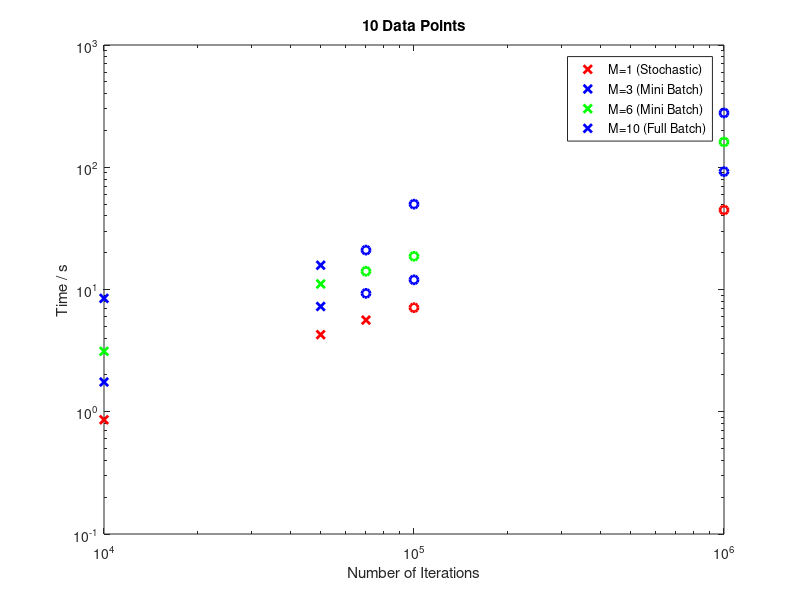
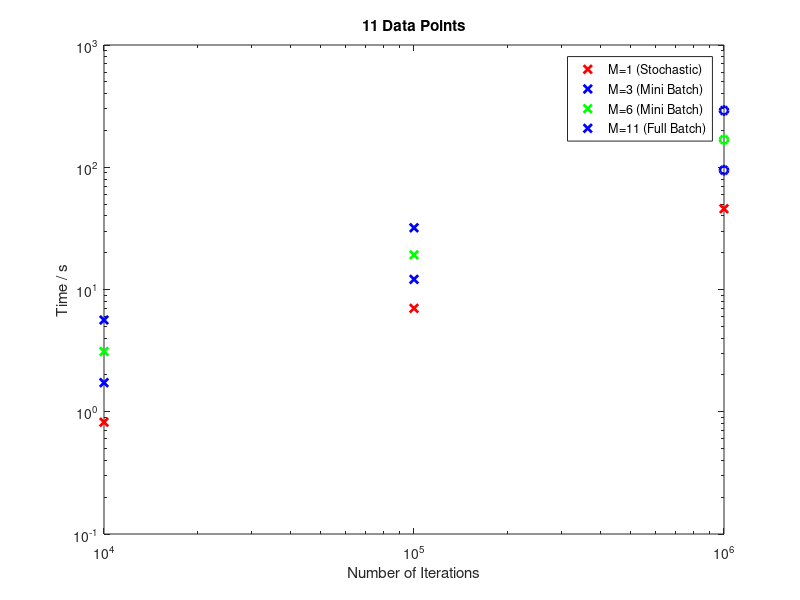

Write the MATLAB code that produced these figures, in order.
% Plot time taken to train versus number of iterations performed,
% indicating whether or not the solution is 'acceptable'.


% Numbers of iterations.
N1 = 1e4;
N2 = 5e4;
N3 = 7e4;
N4 = 1e5;
N5 = 1e6;



%% 10 DATA POINTS:

figure
loglog(N1, 0.86, 'rx', 'linewidth', 2)
hold on
loglog(N1, 1.75, 'bx', 'linewidth', 2)
loglog(N1, 3.12, 'gx', 'linewidth', 2)
loglog(N1, 8.46, 'bx', 'linewidth', 2)

loglog(N2, 4.27, 'rx', 'linewidth', 2)
loglog(N2, 7.26, 'bx', 'linewidth', 2)
loglog(N2, 11.1, 'gx', 'linewidth', 2)
loglog(N2, 15.8, 'bx', 'linewidth', 2)

loglog(N3, 5.62, 'rx', 'linewidth', 2)
loglog(N3, 9.30, 'bo', 'linewidth', 2)
loglog(N3, 14.1, 'go', 'linewidth', 2)
loglog(N3, 21.0, 'bo', 'linewidth', 2)

loglog(N4, 7.10, 'ro', 'linewidth', 2)
loglog(N4, 12.0, 'bo', 'linewidth', 2)
loglog(N4, 18.7, 'go', 'linewidth', 2)
loglog(N4, 49.9, 'bo', 'linewidth', 2)

loglog(N5, 44.7, 'ro', 'linewidth', 2)
loglog(N5, 92.1, 'bo', 'linewidth', 2)
loglog(N5, 161,  'go', 'linewidth', 2)
loglog(N5, 278,  'bo', 'linewidth', 2)
hold off

legend({'M=1 (Stochastic)', 'M=3 (Mini Batch)', 'M=6 (Mini Batch)', 'M=10 (Full Batch)'})
title('10 Data Points')
xlabel('Number of Iterations')
ylabel('Time / s')



%% 11 DATA POINTS:

figure
loglog(N1, 0.821, 'rx', 'linewidth', 2)
hold on
loglog(N1, 1.73, 'bx', 'linewidth', 2)
loglog(N1, 3.11, 'gx', 'linewidth', 2)
loglog(N1, 5.63, 'bx', 'linewidth', 2)

loglog(N4, 7.01, 'rx', 'linewidth', 2)
loglog(N4, 12.1, 'bx', 'linewidth', 2)
loglog(N4, 19.2, 'gx', 'linewidth', 2)
loglog(N4, 32.0, 'bx', 'linewidth', 2)

loglog(N5, 45.8, 'rx', 'linewidth', 2)
loglog(N5, 94.6, 'bo', 'linewidth', 2)
loglog(N5, 168,  'go', 'linewidth', 2)
loglog(N5, 291,  'bo', 'linewidth', 2)
hold off

legend({'M=1 (Stochastic)', 'M=3 (Mini Batch)', 'M=6 (Mini Batch)', 'M=11 (Full Batch)'})
title('11 Data Points')
xlabel('Number of Iterations')
ylabel('Time / s')


